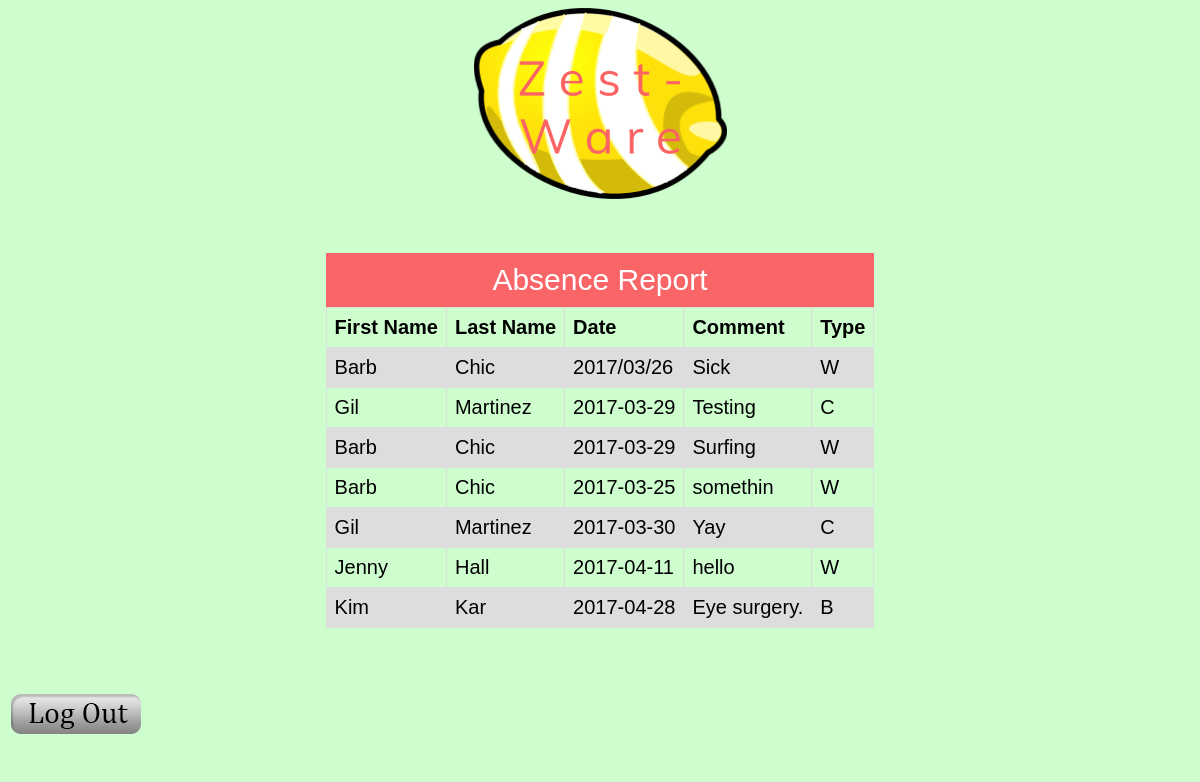
The page /startbootstrap-simple-sidebar-gh-pages/absence.php (signed in) on the database its author committed.
### tables this page shows
CREATE TABLE `absence` (
  `firstName` varchar(32) NOT NULL,
  `lastName` varchar(32) NOT NULL,
  `date` varchar(10) NOT NULL,
  `comment` varchar(500) NOT NULL,
  `type` varchar(1) NOT NULL
);

### startbootstrap-simple-sidebar-gh-pages/absence.php (the view, shortened to what this page needs)
<html>
  <head>
    <link rel="stylesheet" type="text/css" href="temp3.css">
  </head>
  <body>
  <div class = "logo">
   <a href=https://zestware123.000webhostapp.com/>
    <img border="0" alt="logo" src="buttons/zesty.png">
  </div>
  <br>
  <br>
  <br>
  <div class = "table">
  <table border = "1">
    <caption>
      Absence Report
    </caption>
    <tr>
    <th>First Name
    <th>Last Name
    <th>Date
    <th>Comment
    <th>Type
    </tr>
  <?php
    if(isset($_SESSION['manager']))
      {
          $con = mysqli_connect("localhost", "id964298_zestwaredatabase", "zestware123!", "id964298_zestdatabase");
          mysqli_select_db($con, "id964298_zestdatabase");
          $result = mysqli_query($con, "SELECT * FROM absence") or die("Failed to query database " .mysqli_connect_error());
          while($row = mysqli_fetch_array($result))
        {
          print "<tr>\n";
          print "<td>" . $row['firstName'] . "\n";
          print "<td>" . $row['lastName'] . "\n";
          print "<td>" . $row['date'] . "\n";
          print "<td>" . $row['comment'] . "\n";
          print "<td>" . $row['type'] . "\n";
        }
      }
    else
    {
        echo '<script language="javascript">';
        echo 'alert("Not Allowed Access!")';
        echo '</script>';
    }
  ?>
    </table>
    </div>
    <br>
    <br>
    <br>
    <input type="image" src ="buttons/LogOut.png" alt="Submit" class = "LogOut" onclick="document.location.href='../startbootstrap-simple-sidebar-gh-pages/logout.php';">
    </body>
 </html>

### startbootstrap-simple-sidebar-gh-pages/absence.php (style rules this page uses)
table { font-family: georgia, sans-serif; border-collapse: collapse; font-size:20px; }
table caption { padding: 10px; background: #FA6568; color: white; font-size: 30px; }
td, th { border: 1px solid #dddddd; text-align: left; padding: 8px; }
tr:nth-child(even) { background-color: #dddddd; }

### rows shown on the page
absence: firstName "Barb", lastName "Chic", date "2017/03/26", comment "Sick", type "W"
absence: firstName "Gil", lastName "Martinez", date "2017-03-29", comment "Testing", type "C"
absence: firstName "Barb", lastName "Chic", date "2017-03-29", comment "Surfing", type "W"
absence: firstName "Barb", lastName "Chic", date "2017-03-25", comment "somethin", type "W"
absence: firstName "Gil", lastName "Martinez", date "2017-03-30", comment "Yay", type "C"
absence: firstName "Jenny", lastName "Hall", date "2017-04-11", comment "hello", type "W"
absence: firstName "Kim", lastName "Kar", date "2017-04-28", comment "Eye surgery.", type "B"
